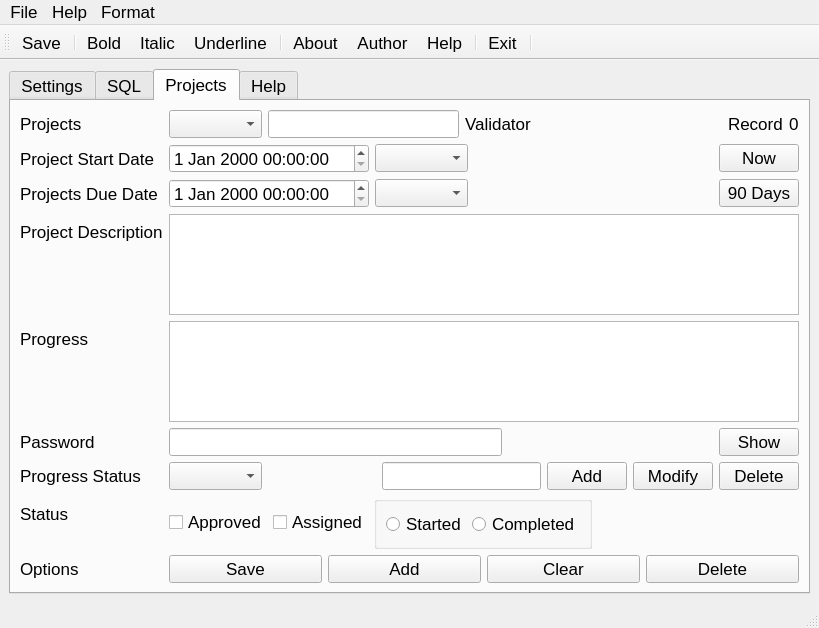
<?xml version="1.0" encoding="UTF-8"?>
<ui version="4.0">
 <class>MainWindow</class>
 <widget class="QMainWindow" name="MainWindow">
  <property name="geometry">
   <rect>
    <x>0</x>
    <y>0</y>
    <width>819</width>
    <height>628</height>
   </rect>
  </property>
  <property name="font">
   <font>
    <pointsize>13</pointsize>
   </font>
  </property>
  <property name="windowTitle">
   <string>MainWindow</string>
  </property>
  <widget class="QWidget" name="centralwidget">
   <layout class="QVBoxLayout" name="verticalLayout">
    <item>
     <widget class="QTabWidget" name="tabWidget">
      <property name="currentIndex">
       <number>2</number>
      </property>
      <widget class="QWidget" name="tabSettings">
       <attribute name="title">
        <string>Settings</string>
       </attribute>
       <layout class="QVBoxLayout" name="verticalLayout_3">
        <item>
         <layout class="QFormLayout" name="formLayoutSettings">
          <item row="0" column="0">
           <widget class="QLabel" name="labelSettingsLanguage">
            <property name="text">
             <string>Change Language</string>
            </property>
           </widget>
          </item>
          <item row="0" column="1">
           <layout class="QHBoxLayout" name="horizontalLayoutSettingsLanguage">
            <item>
             <widget class="QComboBox" name="comboBoxLanguage">
              <property name="accessibleName">
               <string/>
              </property>
              <property name="accessibleDescription">
               <string/>
              </property>
              <property name="currentText">
               <string notr="true"/>
              </property>
             </widget>
            </item>
            <item>
             <spacer name="horizontalSpacerSettingsLanguage">
              <property name="orientation">
               <enum>Qt::Horizontal</enum>
              </property>
              <property name="sizeHint" stdset="0">
               <size>
                <width>40</width>
                <height>20</height>
               </size>
              </property>
             </spacer>
            </item>
           </layout>
          </item>
          <item row="1" column="0">
           <widget class="QLabel" name="labelSettingsUiLanguage">
            <property name="text">
             <string>UI Language</string>
            </property>
           </widget>
          </item>
          <item row="1" column="1">
           <layout class="QHBoxLayout" name="horizontalLayoutSettingsUI">
            <item>
             <widget class="QLabel" name="labelSettingsLanguageUI">
              <property name="text">
               <string notr="true">English</string>
              </property>
             </widget>
            </item>
           </layout>
          </item>
          <item row="2" column="0">
           <widget class="QLabel" name="labelSettignsMessaging">
            <property name="text">
             <string>Logging</string>
            </property>
           </widget>
          </item>
          <item row="2" column="1">
           <layout class="QHBoxLayout" name="horizontalLayoutSettignsMessaging">
            <item>
             <widget class="QCheckBox" name="checkBoxSettignsMessaging">
              <property name="text">
               <string>Debug Messages</string>
              </property>
             </widget>
            </item>
            <item>
             <spacer name="horizontalSpacerSettignsMessaging">
              <property name="orientation">
               <enum>Qt::Horizontal</enum>
              </property>
              <property name="sizeHint" stdset="0">
               <size>
                <width>40</width>
                <height>20</height>
               </size>
              </property>
             </spacer>
            </item>
           </layout>
          </item>
         </layout>
        </item>
       </layout>
      </widget>
      <widget class="QWidget" name="tabSQL">
       <attribute name="title">
        <string>SQL</string>
       </attribute>
       <layout class="QVBoxLayout" name="verticalLayout_2">
        <item>
         <layout class="QFormLayout" name="formLayoutSql">
          <item row="1" column="0">
           <widget class="QLabel" name="labelSqlSqlType">
            <property name="text">
             <string>SQL Type</string>
            </property>
           </widget>
          </item>
          <item row="2" column="0">
           <widget class="QLabel" name="labelSqlHostName">
            <property name="text">
             <string>Host Name</string>
            </property>
           </widget>
          </item>
          <item row="2" column="1">
           <widget class="QLineEdit" name="lineEditSqlHostName">
            <property name="inputMask">
             <string notr="true"/>
            </property>
            <property name="text">
             <string notr="true"/>
            </property>
            <property name="placeholderText">
             <string notr="true"/>
            </property>
           </widget>
          </item>
          <item row="3" column="0">
           <widget class="QLabel" name="labelSqlUserName">
            <property name="text">
             <string>User Name</string>
            </property>
           </widget>
          </item>
          <item row="3" column="1">
           <widget class="QLineEdit" name="lineEditSqlUserName">
            <property name="inputMask">
             <string notr="true"/>
            </property>
            <property name="text">
             <string notr="true"/>
            </property>
            <property name="placeholderText">
             <string notr="true"/>
            </property>
           </widget>
          </item>
          <item row="4" column="0">
           <widget class="QLabel" name="labelSqlPassword">
            <property name="text">
             <string>Password</string>
            </property>
           </widget>
          </item>
          <item row="4" column="1">
           <layout class="QHBoxLayout" name="horizontalLayoutSqlPassword">
            <item>
             <widget class="QLineEdit" name="lineEditSqlPassword">
              <property name="inputMask">
               <string notr="true"/>
              </property>
              <property name="text">
               <string notr="true"/>
              </property>
              <property name="echoMode">
               <enum>QLineEdit::PasswordEchoOnEdit</enum>
              </property>
              <property name="placeholderText">
               <string notr="true"/>
              </property>
             </widget>
            </item>
            <item>
             <widget class="QPushButton" name="pushButtonSqlPasswordShow">
              <property name="text">
               <string>Show</string>
              </property>
             </widget>
            </item>
           </layout>
          </item>
          <item row="5" column="0">
           <widget class="QLabel" name="labelSqlOptions">
            <property name="text">
             <string>Options</string>
            </property>
           </widget>
          </item>
          <item row="5" column="1">
           <layout class="QHBoxLayout" name="horizontalLayoutSqlOptions">
            <item>
             <widget class="QPushButton" name="pushButtonSqlSave">
              <property name="text">
               <string>Save</string>
              </property>
             </widget>
            </item>
            <item>
             <spacer name="horizontalSpacer">
              <property name="orientation">
               <enum>Qt::Horizontal</enum>
              </property>
              <property name="sizeHint" stdset="0">
               <size>
                <width>40</width>
                <height>20</height>
               </size>
              </property>
             </spacer>
            </item>
           </layout>
          </item>
          <item row="0" column="1">
           <layout class="QHBoxLayout" name="horizontalLayoutSqlDatabaseName">
            <item>
             <widget class="QLineEdit" name="lineEditSqlDatabaseName">
              <property name="inputMask">
               <string notr="true"/>
              </property>
              <property name="text">
               <string notr="true"/>
              </property>
              <property name="placeholderText">
               <string notr="true"/>
              </property>
             </widget>
            </item>
            <item>
             <widget class="QPushButton" name="pushButtonSqlDatabaseNameBrowse">
              <property name="text">
               <string>Browse</string>
              </property>
             </widget>
            </item>
           </layout>
          </item>
          <item row="0" column="0">
           <widget class="QLabel" name="labelSqlDatabaseName">
            <property name="text">
             <string>Database Name</string>
            </property>
           </widget>
          </item>
          <item row="1" column="1">
           <layout class="QHBoxLayout" name="horizontalLayoutSqlType">
            <item>
             <widget class="QComboBox" name="comboBoxSqlDatabaseType">
              <property name="currentText">
               <string notr="true"/>
              </property>
             </widget>
            </item>
            <item>
             <spacer name="horizontalSpacerSqlType">
              <property name="orientation">
               <enum>Qt::Horizontal</enum>
              </property>
              <property name="sizeHint" stdset="0">
               <size>
                <width>40</width>
                <height>20</height>
               </size>
              </property>
             </spacer>
            </item>
           </layout>
          </item>
         </layout>
        </item>
       </layout>
      </widget>
      <widget class="QWidget" name="tabProjects">
       <attribute name="title">
        <string>Projects</string>
       </attribute>
       <layout class="QVBoxLayout" name="verticalLayout_4">
        <item>
         <layout class="QFormLayout" name="formLayout">
          <item row="0" column="0">
           <widget class="QLabel" name="labelProjectsComboBox">
            <property name="text">
             <string>Projects</string>
            </property>
           </widget>
          </item>
          <item row="0" column="1">
           <layout class="QHBoxLayout" name="horizontalLayout">
            <item>
             <widget class="QComboBox" name="comboBoxProjects">
              <property name="currentText">
               <string notr="true"/>
              </property>
             </widget>
            </item>
            <item>
             <widget class="QLineEdit" name="lineEditProjectsName">
              <property name="inputMask">
               <string notr="true"/>
              </property>
             </widget>
            </item>
            <item>
             <widget class="QLabel" name="labelProjectsNameValidator">
              <property name="text">
               <string notr="true">Validator</string>
              </property>
             </widget>
            </item>
            <item>
             <spacer name="horizontalSpacerProjectsComboBox">
              <property name="orientation">
               <enum>Qt::Horizontal</enum>
              </property>
              <property name="sizeHint" stdset="0">
               <size>
                <width>40</width>
                <height>20</height>
               </size>
              </property>
             </spacer>
            </item>
            <item>
             <widget class="QLabel" name="labelProjectsRecordNumber">
              <property name="text">
               <string>Record</string>
              </property>
             </widget>
            </item>
            <item>
             <widget class="QLabel" name="labelProjectsRecordId">
              <property name="text">
               <string notr="true">0</string>
              </property>
             </widget>
            </item>
           </layout>
          </item>
          <item row="1" column="0">
           <widget class="QLabel" name="labelProjectsDate">
            <property name="text">
             <string>Project Start Date</string>
            </property>
           </widget>
          </item>
          <item row="2" column="0">
           <widget class="QLabel" name="labelProjectsDateDue">
            <property name="text">
             <string>Projects Due Date</string>
            </property>
           </widget>
          </item>
          <item row="3" column="0">
           <widget class="QLabel" name="labelProjectDescription">
            <property name="text">
             <string>Project Description</string>
            </property>
           </widget>
          </item>
          <item row="3" column="1">
           <widget class="QTextEdit" name="textEditProjectDescription">
            <property name="autoFormatting">
             <set>QTextEdit::AutoAll</set>
            </property>
            <property name="markdown">
             <string notr="true"/>
            </property>
            <property name="placeholderText">
             <string notr="true"/>
            </property>
           </widget>
          </item>
          <item row="4" column="0">
           <widget class="QLabel" name="labelProjectProgress">
            <property name="text">
             <string>Progress</string>
            </property>
           </widget>
          </item>
          <item row="6" column="0">
           <widget class="QLabel" name="labelProjectProgressStatus">
            <property name="text">
             <string>Progress Status</string>
            </property>
           </widget>
          </item>
          <item row="4" column="1">
           <widget class="QTextEdit" name="textEditProjectsProgress"/>
          </item>
          <item row="6" column="1">
           <layout class="QHBoxLayout" name="horizontalLayoutProgressStatus">
            <item>
             <widget class="QComboBox" name="comboBoxProgressStatus">
              <property name="currentText">
               <string notr="true"/>
              </property>
             </widget>
            </item>
            <item>
             <spacer name="horizontalSpacerProgressStatus">
              <property name="orientation">
               <enum>Qt::Horizontal</enum>
              </property>
              <property name="sizeHint" stdset="0">
               <size>
                <width>40</width>
                <height>20</height>
               </size>
              </property>
             </spacer>
            </item>
            <item>
             <widget class="QLineEdit" name="lineEditProjectsProgressStatus">
              <property name="inputMask">
               <string notr="true"/>
              </property>
              <property name="text">
               <string notr="true"/>
              </property>
              <property name="placeholderText">
               <string notr="true"/>
              </property>
             </widget>
            </item>
            <item>
             <widget class="QPushButton" name="pushButtonProjectsProgressStatusAdd">
              <property name="text">
               <string>Add</string>
              </property>
             </widget>
            </item>
            <item>
             <widget class="QPushButton" name="pushButtonProjectsProgressStatusModify">
              <property name="text">
               <string>Modify</string>
              </property>
             </widget>
            </item>
            <item>
             <widget class="QPushButton" name="pushButtonProjectsProgressStatusDelete">
              <property name="text">
               <string>Delete</string>
              </property>
             </widget>
            </item>
           </layout>
          </item>
          <item row="7" column="0">
           <widget class="QLabel" name="labelProjectsStatus">
            <property name="text">
             <string>Status</string>
            </property>
           </widget>
          </item>
          <item row="7" column="1">
           <layout class="QHBoxLayout" name="horizontalLayoutProjectsCompleted">
            <item>
             <widget class="QCheckBox" name="checkBoxProjectsApproved">
              <property name="text">
               <string>Approved</string>
              </property>
             </widget>
            </item>
            <item>
             <widget class="QCheckBox" name="checkBoxProjectsAssigned">
              <property name="text">
               <string>Assigned</string>
              </property>
             </widget>
            </item>
            <item>
             <widget class="QGroupBox" name="groupBoxProgress">
              <property name="title">
               <string/>
              </property>
              <layout class="QHBoxLayout" name="horizontalLayout_2">
               <item>
                <widget class="QRadioButton" name="radioButtonProjectsStarted">
                 <property name="text">
                  <string>Started</string>
                 </property>
                </widget>
               </item>
               <item>
                <widget class="QRadioButton" name="radioButtonProjectsCompleted">
                 <property name="text">
                  <string>Completed</string>
                 </property>
                </widget>
               </item>
              </layout>
             </widget>
            </item>
            <item>
             <spacer name="horizontalSpacerProjectsCompleted">
              <property name="orientation">
               <enum>Qt::Horizontal</enum>
              </property>
              <property name="sizeHint" stdset="0">
               <size>
                <width>40</width>
                <height>20</height>
               </size>
              </property>
             </spacer>
            </item>
           </layout>
          </item>
          <item row="8" column="0">
           <widget class="QLabel" name="labelProjectsOptions">
            <property name="text">
             <string>Options</string>
            </property>
           </widget>
          </item>
          <item row="8" column="1">
           <layout class="QHBoxLayout" name="horizontalLayoutProjectsOptions">
            <item>
             <widget class="QPushButton" name="pushButtonProjectsSave">
              <property name="text">
               <string>Save</string>
              </property>
             </widget>
            </item>
            <item>
             <widget class="QPushButton" name="pushButtonProjectsAdd">
              <property name="text">
               <string>Add</string>
              </property>
             </widget>
            </item>
            <item>
             <widget class="QPushButton" name="pushButtonProjectsClear">
              <property name="text">
               <string>Clear</string>
              </property>
             </widget>
            </item>
            <item>
             <widget class="QPushButton" name="pushButtonProjectsDelete">
              <property name="text">
               <string>Delete</string>
              </property>
             </widget>
            </item>
           </layout>
          </item>
          <item row="1" column="1">
           <layout class="QHBoxLayout" name="horizontalLayoutProjectsDateStart">
            <item>
             <widget class="QDateTimeEdit" name="dateTimeEditProjectsDateStart">
              <property name="minimumSize">
               <size>
                <width>200</width>
                <height>0</height>
               </size>
              </property>
             </widget>
            </item>
            <item>
             <widget class="QComboBox" name="comboBoxProjectsDateTimeFormatStart">
              <property name="currentText">
               <string notr="true"/>
              </property>
             </widget>
            </item>
            <item>
             <spacer name="horizontalSpacerProjectsDateStart">
              <property name="orientation">
               <enum>Qt::Horizontal</enum>
              </property>
              <property name="sizeHint" stdset="0">
               <size>
                <width>40</width>
                <height>20</height>
               </size>
              </property>
             </spacer>
            </item>
            <item>
             <widget class="QPushButton" name="pushButtonProjectsDateStart">
              <property name="text">
               <string>Now</string>
              </property>
             </widget>
            </item>
           </layout>
          </item>
          <item row="2" column="1">
           <layout class="QHBoxLayout" name="horizontalLayoutProjectsDateDue">
            <item>
             <widget class="QDateTimeEdit" name="dateTimeEditProjectsDateDue">
              <property name="minimumSize">
               <size>
                <width>200</width>
                <height>0</height>
               </size>
              </property>
              <property name="baseSize">
               <size>
                <width>0</width>
                <height>0</height>
               </size>
              </property>
             </widget>
            </item>
            <item>
             <widget class="QComboBox" name="comboBoxProjectsDateTimeFormatDue">
              <property name="currentText">
               <string notr="true"/>
              </property>
             </widget>
            </item>
            <item>
             <spacer name="horizontalSpacerProjectsDateDue">
              <property name="orientation">
               <enum>Qt::Horizontal</enum>
              </property>
              <property name="sizeHint" stdset="0">
               <size>
                <width>40</width>
                <height>20</height>
               </size>
              </property>
             </spacer>
            </item>
            <item>
             <widget class="QPushButton" name="pushButtonProjectsDateDue">
              <property name="text">
               <string>90 Days</string>
              </property>
             </widget>
            </item>
           </layout>
          </item>
          <item row="5" column="0">
           <widget class="QLabel" name="labelProjectsPassword">
            <property name="text">
             <string>Password</string>
            </property>
           </widget>
          </item>
          <item row="5" column="1">
           <layout class="QHBoxLayout" name="horizontalLayoutProjectsPassword">
            <item>
             <widget class="QLineEdit" name="lineEditProjectsPassword">
              <property name="minimumSize">
               <size>
                <width>333</width>
                <height>0</height>
               </size>
              </property>
              <property name="echoMode">
               <enum>QLineEdit::PasswordEchoOnEdit</enum>
              </property>
             </widget>
            </item>
            <item>
             <spacer name="horizontalSpacerProjectsPassword">
              <property name="orientation">
               <enum>Qt::Horizontal</enum>
              </property>
              <property name="sizeHint" stdset="0">
               <size>
                <width>40</width>
                <height>20</height>
               </size>
              </property>
             </spacer>
            </item>
            <item>
             <widget class="QPushButton" name="pushButtonProjectsShowPassword">
              <property name="text">
               <string>Show</string>
              </property>
             </widget>
            </item>
           </layout>
          </item>
         </layout>
        </item>
       </layout>
      </widget>
      <widget class="QWidget" name="tabHelp">
       <attribute name="title">
        <string>Help</string>
       </attribute>
       <layout class="QVBoxLayout" name="verticalLayout_6">
        <item>
         <widget class="QTextEdit" name="textEditHelp"/>
        </item>
       </layout>
      </widget>
     </widget>
    </item>
   </layout>
  </widget>
  <widget class="QMenuBar" name="menubar">
   <property name="geometry">
    <rect>
     <x>0</x>
     <y>0</y>
     <width>819</width>
     <height>29</height>
    </rect>
   </property>
   <widget class="QMenu" name="menuFile">
    <property name="title">
     <string>File</string>
    </property>
    <addaction name="separator"/>
    <addaction name="separator"/>
    <addaction name="separator"/>
    <addaction name="actionSave"/>
    <addaction name="actionExit"/>
   </widget>
   <widget class="QMenu" name="menuHelp">
    <property name="title">
     <string>Help</string>
    </property>
    <addaction name="separator"/>
    <addaction name="actionAbout"/>
    <addaction name="separator"/>
    <addaction name="actionAuthor"/>
    <addaction name="separator"/>
    <addaction name="actionHelp"/>
   </widget>
   <widget class="QMenu" name="menuFormat">
    <property name="title">
     <string>Format</string>
    </property>
    <addaction name="actionBold"/>
    <addaction name="actionItalic"/>
    <addaction name="actionUnderline"/>
   </widget>
   <addaction name="menuFile"/>
   <addaction name="menuHelp"/>
   <addaction name="menuFormat"/>
  </widget>
  <widget class="QStatusBar" name="statusbar"/>
  <widget class="QToolBar" name="toolBar">
   <property name="windowTitle">
    <string>toolBar</string>
   </property>
   <attribute name="toolBarArea">
    <enum>TopToolBarArea</enum>
   </attribute>
   <attribute name="toolBarBreak">
    <bool>false</bool>
   </attribute>
   <addaction name="actionSave"/>
   <addaction name="separator"/>
   <addaction name="actionBold"/>
   <addaction name="actionItalic"/>
   <addaction name="actionUnderline"/>
   <addaction name="separator"/>
   <addaction name="actionAbout"/>
   <addaction name="actionAuthor"/>
   <addaction name="actionHelp"/>
   <addaction name="separator"/>
   <addaction name="actionExit"/>
   <addaction name="separator"/>
  </widget>
  <action name="actionExit">
   <property name="icon">
    <iconset resource="../QmlWidgetTranslator.qrc">
     <normaloff>:/images/exit.png</normaloff>:/images/exit.png</iconset>
   </property>
   <property name="text">
    <string>Exit</string>
   </property>
  </action>
  <action name="actionAbout">
   <property name="icon">
    <iconset resource="../QmlWidgetTranslator.qrc">
     <normaloff>:/images/gear.png</normaloff>:/images/gear.png</iconset>
   </property>
   <property name="text">
    <string>About</string>
   </property>
  </action>
  <action name="actionHelp">
   <property name="icon">
    <iconset resource="../QmlWidgetTranslator.qrc">
     <normaloff>:/images/help.png</normaloff>:/images/help.png</iconset>
   </property>
   <property name="text">
    <string>Help</string>
   </property>
  </action>
  <action name="actionAuthor">
   <property name="icon">
    <iconset resource="../QmlWidgetTranslator.qrc">
     <normaloff>:/images/handshake.png</normaloff>:/images/handshake.png</iconset>
   </property>
   <property name="text">
    <string>Author</string>
   </property>
  </action>
  <action name="actionSave">
   <property name="icon">
    <iconset resource="../QmlWidgetTranslator.qrc">
     <normaloff>:/images/filesave.png</normaloff>:/images/filesave.png</iconset>
   </property>
   <property name="text">
    <string>Save</string>
   </property>
  </action>
  <action name="actionBold">
   <property name="checkable">
    <bool>true</bool>
   </property>
   <property name="icon">
    <iconset resource="../QmlWidgetTranslator.qrc">
     <normaloff>:/images/textbold.png</normaloff>:/images/textbold.png</iconset>
   </property>
   <property name="text">
    <string>Bold</string>
   </property>
  </action>
  <action name="actionItalic">
   <property name="checkable">
    <bool>true</bool>
   </property>
   <property name="icon">
    <iconset resource="../QmlWidgetTranslator.qrc">
     <normaloff>:/images/textitalic.png</normaloff>:/images/textitalic.png</iconset>
   </property>
   <property name="text">
    <string>Italic</string>
   </property>
  </action>
  <action name="actionUnderline">
   <property name="checkable">
    <bool>true</bool>
   </property>
   <property name="icon">
    <iconset resource="../QmlWidgetTranslator.qrc">
     <normaloff>:/images/textunder.png</normaloff>:/images/textunder.png</iconset>
   </property>
   <property name="text">
    <string>Underline</string>
   </property>
  </action>
 </widget>
 <resources>
  <include location="../QmlWidgetTranslator.qrc"/>
 </resources>
 <connections/>
</ui>
